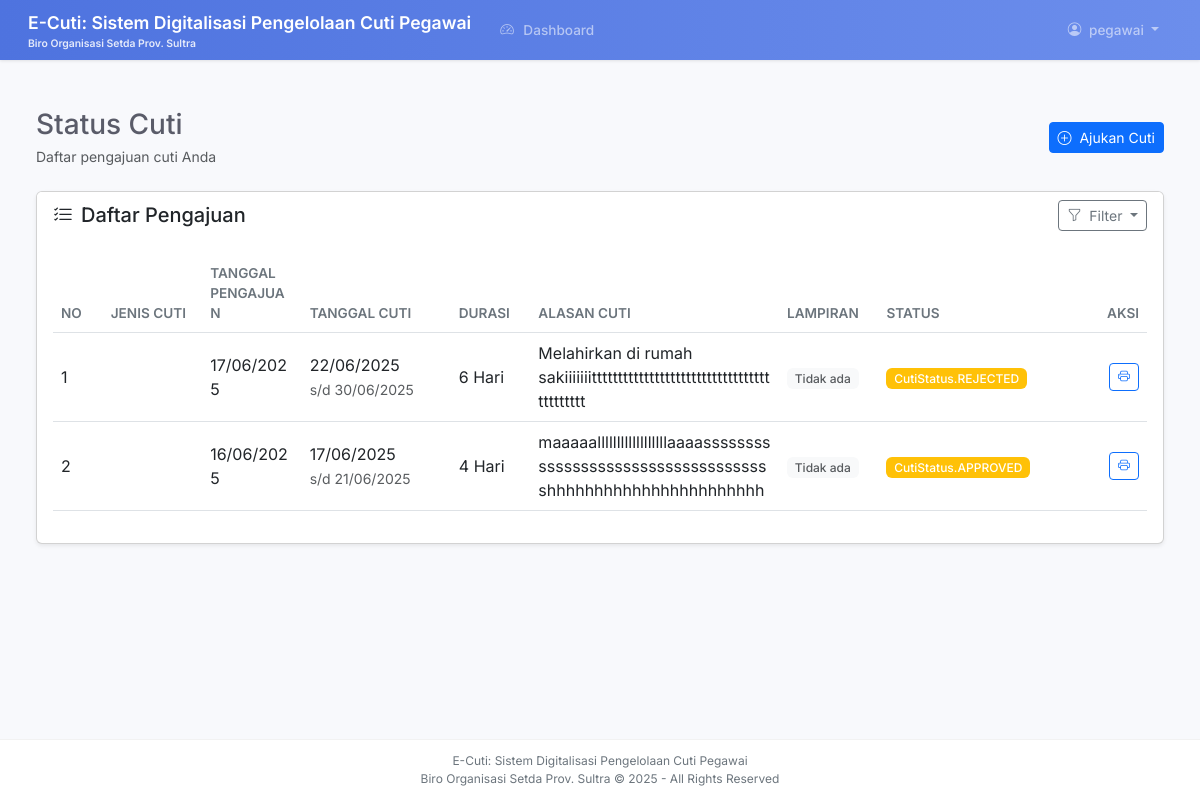
The page /cuti/status-cuti (signed in) on the database its author committed.
### models.py (models this page shows, shortened)
class User(UserMixin, db.Model):
    __tablename__ = 'users'
    id = db.Column(db.Integer, primary_key=True)
    nip = db.Column(db.String(20), unique=True, nullable=True)
    username = db.Column(db.String(50), unique=True, nullable=False, index=True)
    password = db.Column(db.String(255), nullable=False)
    email = db.Column(db.String(120), unique=True, nullable=False, index=True)
    email_verified = db.Column(db.Boolean, default=False)
    email_verified_at = db.Column(db.DateTime)
    verification_token = db.Column(db.String(100))
    verification_attempts = db.Column(db.Integer, default=0, nullable=False)
    last_verification_sent = db.Column(db.DateTime, nullable=True)
    reset_token = db.Column(db.String(100))
    reset_token_expiry = db.Column(db.DateTime)
    must_change_password = db.Column(db.Boolean, default=False)
    failed_login_attempts = db.Column(db.Integer, default=0)
    locked_until = db.Column(db.DateTime)
    last_password_change = db.Column(db.DateTime)
    is_active = db.Column(db.Boolean, default=True)
    deactivated_at = db.Column(db.DateTime)
    deactivated_by = db.Column(db.Integer, db.ForeignKey('users.id'))
    deleted_at = db.Column(db.DateTime)
    deleted_by = db.Column(db.Integer, db.ForeignKey('users.id'))
    full_name = db.Column(db.String(100))
    phone = db.Column(db.String(20))
    tempat_lahir = db.Column(db.String(50))
    tanggal_lahir = db.Column(db.Date)
    jenis_kelamin = db.Column(db.String(1))  # 'L' or 'P'
    jabatan = db.Column(db.String(80), nullable=True)
    golongan = db.Column(db.String(10), nullable=True)
    alamat = db.Column(db.String(200), nullable=True)
    foto_profil = db.Column(db.String(120))
    total_cuti = db.Column(db.Integer, default=12)
    sisa_cuti = db.Column(db.Integer, default=12)
    role = db.Column(db.Enum(UserRole), default=UserRole.PEGAWAI, nullable=False)
    atasan_id = db.Column(db.Integer, db.ForeignKey('users.id'))
    created_by = db.Column(db.Integer, db.ForeignKey('users.id'), nullable=True)
    last_login = db.Column(db.DateTime)
    created_at = db.Column(db.DateTime, server_default=func.now())
    updated_at = db.Column(db.DateTime, server_default=func.now(), onupdate=func.now())
    atasan = db.relationship('User', remote_side=[id], foreign_keys=[atasan_id], backref=db.backref('subordinates', lazy='dynamic'))
    creator = db.relationship('User', remote_side=[id], foreign_keys=[created_by], backref=db.backref('created_users', lazy='dynamic'))
    deactivator = db.relationship('User', remote_side=[id], foreign_keys=[deactivated_by])
    deleter = db.relationship('User', remote_side=[id], foreign_keys=[deleted_by])
    cuti_diajukan = db.relationship('Cuti', foreign_keys='Cuti.user_id', back_populates='pemohon', cascade='all, delete-orphan', lazy='dynamic')
    cuti_disetujui = db.relationship('Cuti', foreign_keys='Cuti.atasan_id',  back_populates='penyetuju', lazy='dynamic')
    notifications = db.relationship('Notification', back_populates='user', cascade='all, delete-orphan', lazy='dynamic')
    audit_logs = db.relationship('AuditLog', back_populates='user', lazy='dynamic')
    __table_args__ = (
        Index('idx_user_role', 'role'),
        Index('idx_user_atasan', 'atasan_id'),
        CheckConstraint('total_cuti >= 0', name='ck_user_total_cuti'),
        CheckConstraint('sisa_cuti >= 0', name='ck_user_sisa_cuti'),
        CheckConstraint('email_verified IN (0, 1)', name='ck_user_email_verified'),
        CheckConstraint('is_active IN (0, 1)', name='ck_user_is_active'),
        CheckConstraint('LENGTH(username) >= 3', name='ck_user_username_length'),
        CheckConstraint("email LIKE '%@%.%'", name='ck_user_email_format'),
    )
    role = db.Column(db.Enum(UserRole), default=UserRole.PEGAWAI, nullable=False)

class Cuti(db.Model):
    __tablename__ = 'cuti'
    id = db.Column(db.Integer, primary_key=True)
    user_id = db.Column(db.Integer, db.ForeignKey('users.id'), nullable=False, index=True)
    atasan_id = db.Column(db.Integer, db.ForeignKey('users.id'), nullable=False, index=True)
    jenis_cuti = db.Column(db.Enum(JenisCuti), nullable=False)
    tanggal_mulai = db.Column(db.Date, nullable=False)
    tanggal_selesai = db.Column(db.Date, nullable=False)
    jumlah_hari = db.Column(db.Integer, nullable=False)
    perihal_cuti = db.Column(db.String(255), nullable=False)
    status = db.Column(db.Enum(CutiStatus), default=CutiStatus.PENDING, nullable=False, index=True)
    alasan_penolakan = db.Column(db.Text)
    is_cancelled = db.Column(db.Boolean, default=False)
    cancel_reason = db.Column(db.String(255))
    emergency_contact = db.Column(db.String(100))
    contact_number = db.Column(db.String(20))
    address_during_leave = db.Column(db.Text)
    lampiran = db.Column(db.String(255))
    is_read = db.Column(db.Boolean, default=False, nullable=False)
    status_history = db.Column(db.JSON, default=list)
    created_at = db.Column(db.DateTime, server_default=func.now())
    updated_at = db.Column(db.DateTime, server_default=func.now(), onupdate=func.now())
    deleted_at = db.Column(db.DateTime)
    pemohon = db.relationship('User', foreign_keys=[user_id], back_populates='cuti_diajukan')
    penyetuju = db.relationship('User', foreign_keys=[atasan_id], back_populates='cuti_disetujui')
    __table_args__ = (
        Index('idx_cuti_user', 'user_id'),
        Index('idx_cuti_atasan', 'atasan_id'),
        Index('idx_cuti_status', 'status'),
        Index('idx_cuti_tanggal', 'tanggal_mulai', 'tanggal_selesai'),
        CheckConstraint('tanggal_mulai <= tanggal_selesai', name='check_dates'),
        CheckConstraint('jumlah_hari > 0', name='check_positive_days'),
    )

### routes/cuti.py (the view)
@cuti_bp.route('/status-cuti')
@login_required
def status_cuti():
    page = request.args.get('page', 1, type=int)
    per_page = 10
    results = get_cuti_list(current_user, page, per_page)
    return render_template(
        'pegawai/status_cuti.html',
        cuti_list=results['items'],
        page=page,
        total_pages=results['pages'],
        per_page=per_page,
        current_role=current_user.role.value,
        UserRole=UserRole,
        CutiStatus=CutiStatus
    )

### app.py (called while the page is built)
def inject_globals():
    from models import UserRole, JenisCuti, CutiStatus
    return {
        'UserRole': UserRole,
        'JenisCuti': JenisCuti,
        'CutiStatus': CutiStatus,
        'current_year': datetime.now().year,
        'now': datetime.now(),
        'app_name': os.getenv('APP_NAME', 'E-Cuti: Sistem Digitalisasi Pengelolaan Cuti Pegawai'),
        'organization': os.getenv('ORGANIZATION', 'Biro Organisasi Setda Prov. Sultra'),
    }

### services/cuti_service.py (called while the page is built)
def get_cuti_list(user, page, per_page):
    query = db.session.query(Cuti, User).join(User, Cuti.user_id == User.id)
    if user.role in [UserRole.ADMIN.value, UserRole.SUPERADMIN.value]:
        results = query.order_by(Cuti.created_at.desc()).paginate(page=page, per_page=per_page)
    elif user.role == UserRole.ATASAN.value:
        results = query.filter(User.atasan_id == user.id)\
                      .order_by(Cuti.created_at.desc())\
                      .paginate(page=page, per_page=per_page)
    else:
        results = query.filter(Cuti.user_id == user.id)\
                      .order_by(Cuti.created_at.desc())\
                      .paginate(page=page, per_page=per_page)
    return {
        'items': [{'cuti': c, 'user': u} for c, u in results.items],
        'pages': results.pages
    }

### templates/pegawai/status_cuti.html (shortened to what this page needs)
{% extends "base.html" %}
{% block content %}
<div class="container-fluid p-4">
    <div class="d-flex justify-content-between align-items-center mb-4">
        <div>
            <h1 class="h3 mb-1 text-gray-800">Status Cuti</h1>
            <p class="mb-0 text-muted small">Daftar pengajuan cuti Anda</p>
        </div>
        <a href="{{ url_for('pegawai.ajukan_cuti') }}" class="btn btn-primary btn-sm">
            <i class="bi bi-plus-circle me-1"></i> Ajukan Cuti
        </a>
    </div>
    <div class="card shadow-sm mb-4">
        <div class="card-header bg-white border-bottom-0 d-flex justify-content-between align-items-center">
            <h5 class="mb-0"><i class="bi bi-list-check me-2"></i>Daftar Pengajuan</h5>
            <div class="dropdown">
                <button class="btn btn-sm btn-outline-secondary dropdown-toggle" type="button" id="filterDropdown" data-bs-toggle="dropdown">
                    <i class="bi bi-funnel me-1"></i> Filter
                </button>
            </div>
        </div>
        <div class="card-body">
            <div class="table-responsive">
                <table class="table table-hover" style="table-layout: fixed;">
                    <thead>
                        <tr>
                            <th style="width: 5%">No</th>
                            <th style="width: 10%">Jenis Cuti</th>
                            <th style="width: 10%">Tanggal Pengajuan</th>
                            <th style="width: 15%">Tanggal Cuti</th>
                            <th style="width: 8%">Durasi</th>
                            <th style="width: 25%">Alasan Cuti</th>
                            <th style="width: 10%">Lampiran</th>
                            <th style="width: 12%">Status</th>
                            <th style="width: 15%" class="text-end">Aksi</th>
                        </tr>
                    </thead>
                    <tbody>
                        {% if cuti_list %}
                        {% for item in cuti_list %}
                        <tr>
                            <td>{{ loop.index + ((page - 1) * per_page) }}</td>
                            <td>{{ item['jenis_cuti_display'] }}</td>
                            <td>{{ item['cuti'].created_at.strftime('%d/%m/%Y') }}</td>
                            <td>
                                {{ item['cuti'].tanggal_mulai.strftime('%d/%m/%Y') }}<br>
                                <small class="text-muted">s/d {{ item['cuti'].tanggal_selesai.strftime('%d/%m/%Y') }}</small>
                            </td>
                            <td>{{ item['cuti'].jumlah_hari }} Hari</td>
                            <td style="word-wrap: break-word; white-space: normal;">
                                {{ item['cuti'].perihal_cuti }}
                            </td>
                            <td>
                                {% if item['cuti'].lampiran %}
                                <a href="{{ url_for('static', filename='uploads/' + item['cuti'].lampiran.split('uploads/')[-1]) }}"
                                   target="_blank"
                                   class="badge bg-light text-dark text-decoration-none">
                                    <i class="bi bi-paperclip me-1"></i> Lihat
                                </a>
                                {% else %}
                                <span class="badge bg-light text-muted">Tidak ada</span>
                                {% endif %}
                            </td>
                            <td>
                                {% set status_color =
                                    'success' if item['cuti'].status == 'APPROVED' else
                                    'danger' if item['cuti'].status == 'REJECTED' else
                                    'warning' %}
                                <span class="badge bg-{{ status_color }}">
                                    {{ item['status_display'] if item['status_display'] in ['PENDING', 'APPROVED', 'REJECTED'] else item['cuti'].status }}
                                </span>
                            </td>
                            <td class="text-end">
                                <div class="btn-group btn-group-sm">
                                    <a href="{{ url_for('pegawai.cetak_surat', cuti_id=item['cuti'].id) }}"
                                       class="btn btn-outline-primary"
                                       target="_blank">
                                        <i class="bi bi-printer"></i>
                                    </a>
                                </div>
                            </td>
                        </tr>
                        {% endfor %}
                        {% endif %}
                    </tbody>
                </table>
            </div>
        </div>
    </div>
</div>
{% endblock %}

### templates/base.html (shortened to what this page needs)
<!DOCTYPE html>
<html lang="id">
<head>
    <link rel="stylesheet" href="https://cdnjs.cloudflare.com/ajax/libs/font-awesome/6.4.0/css/all.min.css">
    <link rel="stylesheet" href="https://cdn.jsdelivr.net/npm/bootstrap-icons@1.10.0/font/bootstrap-icons.css">
    <link href="https://cdn.jsdelivr.net/npm/bootstrap@5.3.0/dist/css/bootstrap.min.css" rel="stylesheet">
    <link href="https://cdn.jsdelivr.net/npm/fullcalendar@5.11.3/main.min.css" rel="stylesheet">
</head>
<body>
    <nav class="navbar navbar-expand-lg navbar-dark fixed-top bg-primary">
        <div class="container-fluid">
            <a class="navbar-brand" href="{{ url_for('common.dashboard') }}">
                {{ app_name }}
                <span class="navbar-subtitle d-none d-md-inline">{{ organization }}</span>
            </a>
            <div class="collapse navbar-collapse" id="navbarNav">
                <ul class="navbar-nav me-auto">
                    {% if current_user.is_authenticated %}
                        <li class="nav-item">
                            <a class="nav-link" href="{{ url_for('common.dashboard') }}">
                                <i class="bi bi-speedometer2"></i> Dashboard
                            </a>
                        </li>
                    {% endif %}
                </ul>
                <ul class="navbar-nav ms-auto">
                    {% if current_user.is_authenticated %}
                        <li class="nav-item dropdown">
                            <a class="nav-link dropdown-toggle" href="#" id="userDropdown" role="button" data-bs-toggle="dropdown">
                                <i class="bi bi-person-circle me-1"></i>
                                <span class="d-none d-lg-inline">{{ current_user.username }}</span>
                            </a>
                        </li>
                    {% else %}
                        <li class="nav-item">
                            <a href="{{ url_for('auth.login') }}" class="btn btn-outline-light btn-sm">
                                <i class="bi bi-box-arrow-in-right me-1"></i> Login
                            </a>
                        </li>
                    {% endif %}
                </ul>
            </div>
        </div>
    </nav>
    <main class="main-container">
        <div class="container-fluid">
            {% block content %}{% endblock %}
        </div>
    </main>
    <footer>
        <div class="footer-content">
            <div class="footer-brand">{{ app_name }}</div>
            <div class="footer-copyright">{{ organization }} © {{ now.year }} - All Rights Reserved</div>
        </div>
    </footer>
</body>
</html>

### templates/base.html (style rules this page uses)
:root { --primary: #4e73df; --primary-light: #6c8eec; --secondary: #858796; --light: #f8f9fc; --dark: #5a5c69; --text-muted: #6c757d; }
body { font-family: 'Inter', sans-serif; background-color: var(--light); padding-top: 60px; line-height: 1.5; display: flex; flex-direction: column; min-height: 100vh; color: var(--dark); }
.navbar { background: linear-gradient(to right, var(--primary), var(--primary-light)) !important; padding: 0.5rem 1rem; height: 60px; box-shadow: 0 1px 3px rgba(0,0,0,0.1); }
.navbar-brand { font-weight: 600; font-size: 1.1rem; display: flex; flex-direction: column; }
.navbar-subtitle { font-size: 0.65rem; color: rgba(255,255,255,0.85); line-height: 1.2; margin-top: 0.1rem; }
.nav-link { padding: 0.5rem 0.75rem !important; font-size: 0.85rem; font-weight: 500; border-radius: 4px; margin: 0 1px; }
.nav-link i { margin-right: 6px; width: 16px; text-align: center; }
.main-container { flex: 1; padding: 1.5rem 0; width: 100%; max-width: 1200px; margin: 0 auto; }
footer { background-color: white; padding: 0.75rem; text-align: center; border-top: 1px solid rgba(0,0,0,0.05); margin-top: auto; font-size: 0.75rem; color: var(--text-muted); }
.footer-content { display: flex; flex-direction: column; align-items: center; }

### templates/pegawai/status_cuti.html (style rules this page uses)
.table th { font-size: 0.85rem; font-weight: 600; text-transform: uppercase; color: #6c757d; }
.badge { font-weight: 500; padding: 0.35em 0.65em; }
.btn-group-sm > .btn { padding: 0.25rem 0.5rem; font-size: 0.75rem; }
.table { width: 100%; }
.table td { vertical-align: middle; }

### rows shown on the page
User: username "pegawai"
Cuti: cuti.created_at "17/06/2025", cuti.tanggal_mulai "22/06/2025", cuti.tanggal_selesai "30/06/2025", cuti.jumlah_hari "6", cuti.perihal_cuti "Melahirkan di rumah sakiiiiiiittttttttttttttttttttttttttttttttttttttttttt", status "CutiStatus.REJECTED"
Cuti: cuti.created_at "16/06/2025", cuti.tanggal_mulai "17/06/2025", cuti.tanggal_selesai "21/06/2025", cuti.jumlah_hari "4", cuti.perihal_cuti "maaaaallllllllllllllllllaaaasssssssssssssssssssssssssssssssssssshhhhhhhhhhhhhhhhhhhhhhh", status "CutiStatus.APPROVED"

### other values the page prints
{{ app_name }} "E-Cuti: Sistem Digitalisasi Pengelolaan Cuti Pegawai"
{{ organization }} "Biro Organisasi Setda Prov. Sultra"
